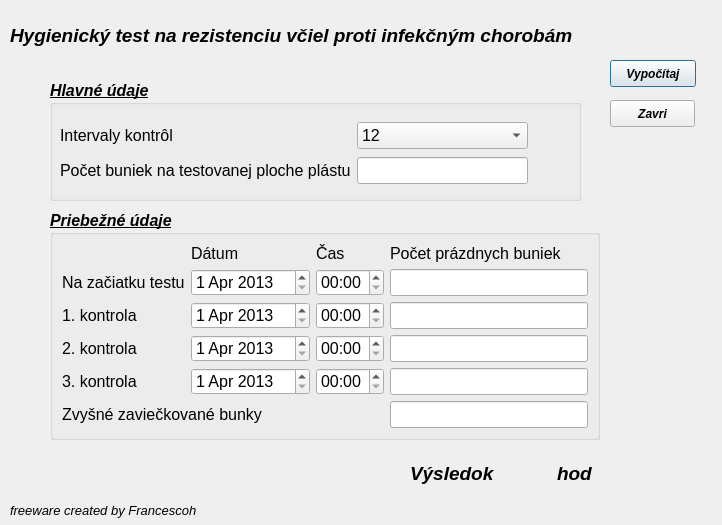
<?xml version="1.0" encoding="UTF-8"?>
<ui version="4.0">
 <class>QDialog_HT</class>
 <widget class="QDialog" name="QDialog_HT">
  <property name="enabled">
   <bool>true</bool>
  </property>
  <property name="geometry">
   <rect>
    <x>0</x>
    <y>0</y>
    <width>722</width>
    <height>525</height>
   </rect>
  </property>
  <property name="font">
   <font>
    <weight>75</weight>
    <italic>true</italic>
    <bold>true</bold>
   </font>
  </property>
  <property name="windowTitle">
   <string>HT</string>
  </property>
  <property name="layoutDirection">
   <enum>Qt::LeftToRight</enum>
  </property>
  <widget class="QLabel" name="label_nadpis">
   <property name="geometry">
    <rect>
     <x>10</x>
     <y>10</y>
     <width>621</width>
     <height>51</height>
    </rect>
   </property>
   <property name="font">
    <font>
     <pointsize>14</pointsize>
     <weight>75</weight>
     <italic>true</italic>
     <bold>true</bold>
    </font>
   </property>
   <property name="text">
    <string>Hygienický test na rezistenciu včiel proti infekčným chorobám</string>
   </property>
  </widget>
  <widget class="QGroupBox" name="groupBox_hlavny">
   <property name="geometry">
    <rect>
     <x>50</x>
     <y>80</y>
     <width>531</width>
     <height>121</height>
    </rect>
   </property>
   <property name="font">
    <font>
     <pointsize>12</pointsize>
     <underline>true</underline>
     <strikeout>false</strikeout>
    </font>
   </property>
   <property name="title">
    <string>Hlavné údaje</string>
   </property>
   <widget class="QWidget" name="layoutWidget">
    <property name="geometry">
     <rect>
      <x>10</x>
      <y>40</y>
      <width>468</width>
      <height>66</height>
     </rect>
    </property>
    <layout class="QGridLayout" name="gridLayout_2">
     <item row="0" column="0">
      <widget class="QLabel" name="label">
       <property name="font">
        <font>
         <pointsize>12</pointsize>
         <weight>50</weight>
         <italic>false</italic>
         <bold>false</bold>
         <underline>false</underline>
         <strikeout>false</strikeout>
        </font>
       </property>
       <property name="text">
        <string>Intervaly kontrôl</string>
       </property>
      </widget>
     </item>
     <item row="1" column="0" colspan="2">
      <widget class="QLabel" name="label_2">
       <property name="font">
        <font>
         <pointsize>12</pointsize>
         <weight>50</weight>
         <italic>false</italic>
         <bold>false</bold>
         <underline>false</underline>
         <strikeout>false</strikeout>
        </font>
       </property>
       <property name="text">
        <string>Počet buniek na testovanej ploche plástu</string>
       </property>
      </widget>
     </item>
     <item row="1" column="2">
      <widget class="QLineEdit" name="lineEdit_P">
       <property name="font">
        <font>
         <weight>50</weight>
         <italic>false</italic>
         <bold>false</bold>
         <underline>false</underline>
        </font>
       </property>
      </widget>
     </item>
     <item row="0" column="2">
      <widget class="QComboBox" name="comboBox_D">
       <property name="font">
        <font>
         <pointsize>12</pointsize>
         <weight>50</weight>
         <italic>false</italic>
         <bold>false</bold>
         <underline>false</underline>
         <strikeout>false</strikeout>
        </font>
       </property>
       <item>
        <property name="text">
         <string>12</string>
        </property>
       </item>
       <item>
        <property name="text">
         <string>24</string>
        </property>
       </item>
      </widget>
     </item>
    </layout>
   </widget>
  </widget>
  <widget class="QGroupBox" name="groupBox_priebezny">
   <property name="geometry">
    <rect>
     <x>50</x>
     <y>210</y>
     <width>550</width>
     <height>230</height>
    </rect>
   </property>
   <property name="font">
    <font>
     <pointsize>12</pointsize>
     <underline>true</underline>
    </font>
   </property>
   <property name="title">
    <string>Priebežné údaje</string>
   </property>
   <layout class="QGridLayout" name="gridLayout">
    <item row="0" column="1">
     <widget class="QLabel" name="label_4">
      <property name="font">
       <font>
        <weight>50</weight>
        <italic>false</italic>
        <bold>false</bold>
        <underline>false</underline>
       </font>
      </property>
      <property name="text">
       <string>Dátum</string>
      </property>
     </widget>
    </item>
    <item row="0" column="2">
     <widget class="QLabel" name="label_5">
      <property name="font">
       <font>
        <weight>50</weight>
        <italic>false</italic>
        <bold>false</bold>
        <underline>false</underline>
       </font>
      </property>
      <property name="text">
       <string>Čas</string>
      </property>
     </widget>
    </item>
    <item row="0" column="3">
     <widget class="QLabel" name="label_9">
      <property name="font">
       <font>
        <weight>50</weight>
        <italic>false</italic>
        <bold>false</bold>
        <underline>false</underline>
       </font>
      </property>
      <property name="text">
       <string>Počet prázdnych buniek</string>
      </property>
     </widget>
    </item>
    <item row="1" column="0">
     <widget class="QLabel" name="label_3">
      <property name="font">
       <font>
        <pointsize>12</pointsize>
        <weight>50</weight>
        <italic>false</italic>
        <bold>false</bold>
        <underline>false</underline>
       </font>
      </property>
      <property name="text">
       <string>Na začiatku testu</string>
      </property>
     </widget>
    </item>
    <item row="1" column="1">
     <widget class="QDateEdit" name="dateEdit">
      <property name="font">
       <font>
        <pointsize>12</pointsize>
        <weight>50</weight>
        <italic>false</italic>
        <bold>false</bold>
        <underline>false</underline>
       </font>
      </property>
      <property name="wrapping">
       <bool>false</bool>
      </property>
      <property name="dateTime">
       <datetime>
        <hour>0</hour>
        <minute>0</minute>
        <second>0</second>
        <year>2013</year>
        <month>4</month>
        <day>1</day>
       </datetime>
      </property>
      <property name="date">
       <date>
        <year>2013</year>
        <month>4</month>
        <day>1</day>
       </date>
      </property>
      <property name="calendarPopup">
       <bool>false</bool>
      </property>
      <property name="currentSectionIndex">
       <number>0</number>
      </property>
     </widget>
    </item>
    <item row="1" column="2">
     <widget class="QTimeEdit" name="timeEdit_0">
      <property name="font">
       <font>
        <weight>50</weight>
        <italic>false</italic>
        <bold>false</bold>
        <underline>false</underline>
       </font>
      </property>
      <property name="displayFormat">
       <string>HH:mm</string>
      </property>
     </widget>
    </item>
    <item row="1" column="3">
     <widget class="QLineEdit" name="lineEdit_N0">
      <property name="font">
       <font>
        <weight>50</weight>
        <italic>false</italic>
        <bold>false</bold>
        <underline>false</underline>
       </font>
      </property>
     </widget>
    </item>
    <item row="2" column="0">
     <widget class="QLabel" name="label_6">
      <property name="font">
       <font>
        <pointsize>12</pointsize>
        <weight>50</weight>
        <italic>false</italic>
        <bold>false</bold>
        <underline>false</underline>
       </font>
      </property>
      <property name="text">
       <string>1. kontrola</string>
      </property>
     </widget>
    </item>
    <item row="2" column="1">
     <widget class="QDateEdit" name="dateEdit_2">
      <property name="font">
       <font>
        <pointsize>12</pointsize>
        <weight>50</weight>
        <italic>false</italic>
        <bold>false</bold>
        <underline>false</underline>
       </font>
      </property>
      <property name="date">
       <date>
        <year>2013</year>
        <month>4</month>
        <day>1</day>
       </date>
      </property>
     </widget>
    </item>
    <item row="2" column="2">
     <widget class="QTimeEdit" name="timeEdit_1">
      <property name="font">
       <font>
        <weight>50</weight>
        <italic>false</italic>
        <bold>false</bold>
        <underline>false</underline>
       </font>
      </property>
      <property name="displayFormat">
       <string>HH:mm</string>
      </property>
     </widget>
    </item>
    <item row="2" column="3">
     <widget class="QLineEdit" name="lineEdit_N1">
      <property name="font">
       <font>
        <weight>50</weight>
        <italic>false</italic>
        <bold>false</bold>
        <underline>false</underline>
       </font>
      </property>
     </widget>
    </item>
    <item row="3" column="0">
     <widget class="QLabel" name="label_7">
      <property name="font">
       <font>
        <pointsize>12</pointsize>
        <weight>50</weight>
        <italic>false</italic>
        <bold>false</bold>
        <underline>false</underline>
       </font>
      </property>
      <property name="text">
       <string>2. kontrola</string>
      </property>
     </widget>
    </item>
    <item row="3" column="1">
     <widget class="QDateEdit" name="dateEdit_3">
      <property name="font">
       <font>
        <pointsize>12</pointsize>
        <weight>50</weight>
        <italic>false</italic>
        <bold>false</bold>
        <underline>false</underline>
       </font>
      </property>
      <property name="date">
       <date>
        <year>2013</year>
        <month>4</month>
        <day>1</day>
       </date>
      </property>
     </widget>
    </item>
    <item row="3" column="2">
     <widget class="QTimeEdit" name="timeEdit_2">
      <property name="font">
       <font>
        <weight>50</weight>
        <italic>false</italic>
        <bold>false</bold>
        <underline>false</underline>
       </font>
      </property>
      <property name="displayFormat">
       <string>HH:mm</string>
      </property>
     </widget>
    </item>
    <item row="3" column="3">
     <widget class="QLineEdit" name="lineEdit_N2">
      <property name="font">
       <font>
        <weight>50</weight>
        <italic>false</italic>
        <bold>false</bold>
        <underline>false</underline>
       </font>
      </property>
     </widget>
    </item>
    <item row="4" column="0">
     <widget class="QLabel" name="label_8">
      <property name="font">
       <font>
        <pointsize>12</pointsize>
        <weight>50</weight>
        <italic>false</italic>
        <bold>false</bold>
        <underline>false</underline>
       </font>
      </property>
      <property name="text">
       <string>3. kontrola</string>
      </property>
     </widget>
    </item>
    <item row="4" column="1">
     <widget class="QDateEdit" name="dateEdit_4">
      <property name="font">
       <font>
        <pointsize>12</pointsize>
        <weight>50</weight>
        <italic>false</italic>
        <bold>false</bold>
        <underline>false</underline>
       </font>
      </property>
      <property name="date">
       <date>
        <year>2013</year>
        <month>4</month>
        <day>1</day>
       </date>
      </property>
     </widget>
    </item>
    <item row="4" column="2">
     <widget class="QTimeEdit" name="timeEdit_3">
      <property name="font">
       <font>
        <weight>50</weight>
        <italic>false</italic>
        <bold>false</bold>
        <underline>false</underline>
       </font>
      </property>
      <property name="displayFormat">
       <string>HH:mm</string>
      </property>
     </widget>
    </item>
    <item row="4" column="3">
     <widget class="QLineEdit" name="lineEdit_N3">
      <property name="font">
       <font>
        <weight>50</weight>
        <italic>false</italic>
        <bold>false</bold>
        <underline>false</underline>
       </font>
      </property>
     </widget>
    </item>
    <item row="5" column="0" colspan="2">
     <widget class="QLabel" name="label_12">
      <property name="font">
       <font>
        <weight>50</weight>
        <italic>false</italic>
        <bold>false</bold>
        <underline>false</underline>
       </font>
      </property>
      <property name="text">
       <string>Zvyšné zaviečkované bunky</string>
      </property>
     </widget>
    </item>
    <item row="5" column="3">
     <widget class="QLineEdit" name="lineEdit_NL">
      <property name="font">
       <font>
        <weight>50</weight>
        <italic>false</italic>
        <bold>false</bold>
        <underline>false</underline>
       </font>
      </property>
     </widget>
    </item>
   </layout>
  </widget>
  <widget class="QPushButton" name="pushButton_vypocitaj">
   <property name="enabled">
    <bool>true</bool>
   </property>
   <property name="geometry">
    <rect>
     <x>610</x>
     <y>60</y>
     <width>86</width>
     <height>27</height>
    </rect>
   </property>
   <property name="text">
    <string>Vypočítaj</string>
   </property>
  </widget>
  <widget class="QPushButton" name="pushButton_zavri">
   <property name="geometry">
    <rect>
     <x>610</x>
     <y>100</y>
     <width>85</width>
     <height>27</height>
    </rect>
   </property>
   <property name="text">
    <string>Zavri</string>
   </property>
  </widget>
  <widget class="QWidget" name="layoutWidget">
   <property name="geometry">
    <rect>
     <x>410</x>
     <y>460</y>
     <width>192</width>
     <height>27</height>
    </rect>
   </property>
   <layout class="QGridLayout" name="gridLayout_3">
    <item row="0" column="2">
     <widget class="QLabel" name="label_13">
      <property name="font">
       <font>
        <pointsize>14</pointsize>
       </font>
      </property>
      <property name="text">
       <string>hod</string>
      </property>
     </widget>
    </item>
    <item row="0" column="1">
     <widget class="QLabel" name="label_HT">
      <property name="enabled">
       <bool>true</bool>
      </property>
      <property name="minimumSize">
       <size>
        <width>50</width>
        <height>0</height>
       </size>
      </property>
      <property name="font">
       <font>
        <pointsize>14</pointsize>
        <weight>50</weight>
        <italic>false</italic>
        <bold>false</bold>
       </font>
      </property>
      <property name="frameShape">
       <enum>QFrame::NoFrame</enum>
      </property>
      <property name="text">
       <string/>
      </property>
      <property name="wordWrap">
       <bool>false</bool>
      </property>
     </widget>
    </item>
    <item row="0" column="0">
     <widget class="QLabel" name="label_11">
      <property name="font">
       <font>
        <pointsize>14</pointsize>
       </font>
      </property>
      <property name="text">
       <string>Výsledok</string>
      </property>
     </widget>
    </item>
   </layout>
  </widget>
  <widget class="QLabel" name="label_10">
   <property name="geometry">
    <rect>
     <x>10</x>
     <y>500</y>
     <width>241</width>
     <height>21</height>
    </rect>
   </property>
   <property name="font">
    <font>
     <pointsize>10</pointsize>
     <weight>50</weight>
     <bold>false</bold>
    </font>
   </property>
   <property name="text">
    <string>freeware created by Francescoh</string>
   </property>
  </widget>
 </widget>
 <resources/>
 <connections>
  <connection>
   <sender>pushButton_zavri</sender>
   <signal>clicked()</signal>
   <receiver>QDialog_HT</receiver>
   <slot>close()</slot>
   <hints>
    <hint type="sourcelabel">
     <x>638</x>
     <y>113</y>
    </hint>
    <hint type="destinationlabel">
     <x>655</x>
     <y>169</y>
    </hint>
   </hints>
  </connection>
 </connections>
</ui>
